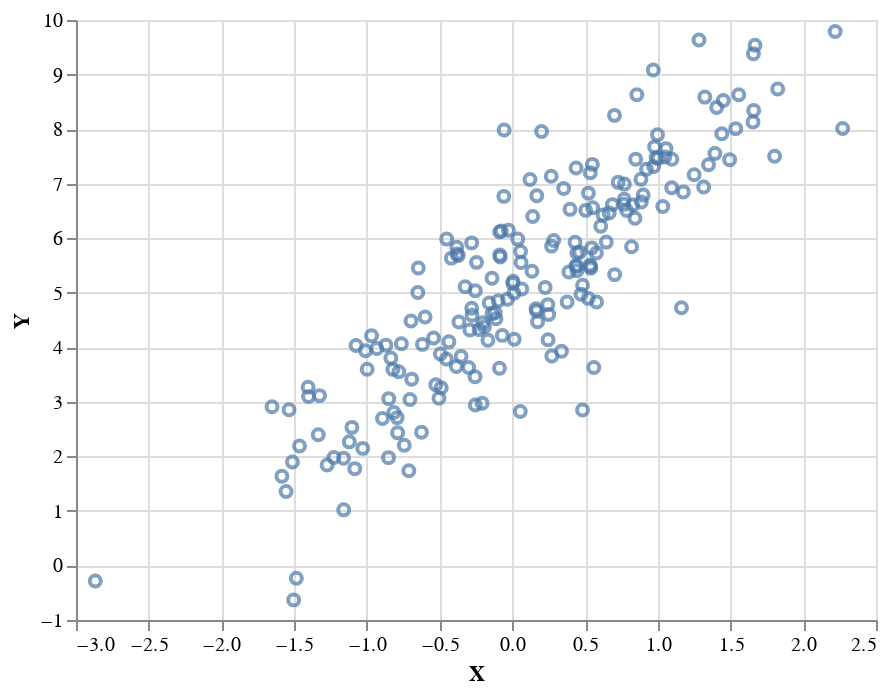

The notebook cell this image was saved under:
### Code cell
altair.Chart(pd.DataFrame({"X": X.squeeze(), "Y": Y.squeeze()})).mark_point().encode(
    x="X", y="Y"
)

### Figure 1 — Vega-Lite specification as saved in the notebook (floating-point values rounded to 4 significant figures; data arrays with more than 128 entries replaced by an {"elided": "..."} marker saying what was removed)
{"config": {"view": {"continuousWidth": 400, "continuousHeight": 300}}, "data": {"name": "data-baf8c4b6a17883d8fa0ed9a3328b5326"}, "mark": "point", "encoding": {"x": {"field": "X", "type": "quantitative"}, "y": {"field": "Y", "type": "quantitative"}}, "$schema": "https://vega.github.io/schema/vega-lite/v4.17.0.json", "datasets": {"data-baf8c4b6a17883d8fa0ed9a3328b5326": {"elided": "200 records"}}}
